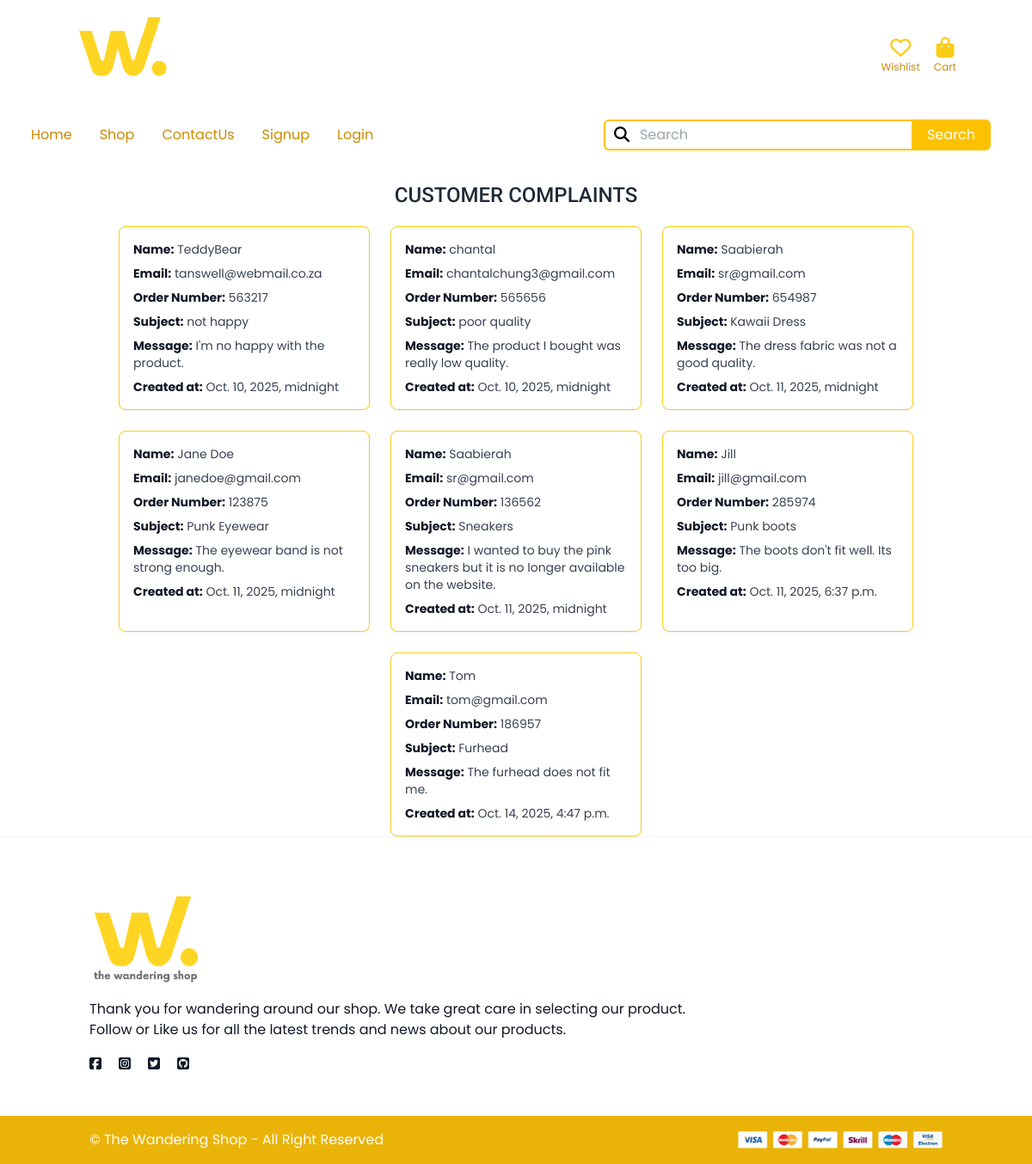
The page /dashboard/customer-complaints/ on the database its author committed.
### complaint/models.py (models this page shows, shortened)
class Complaint(models.Model):
    name = models.CharField(max_length=100)
    email = models.EmailField()
    order_number = models.CharField(max_length=6)
    subject = models.CharField(max_length=200)
    message = models.TextField()
    created_at = models.DateTimeField(auto_now_add=True)

### dashboard/views.py (the view)
# urls.py: path('customer-complaints/', views.customer_complaints, name='customer-complaints'),
def customer_complaints(request):
    complaints = Complaint.objects.all()
    return render(request, 'dashboard/customer-complaints.html', {'complaints': complaints})

### dashboard/templates/dashboard/customer-complaints.html (shortened to what this page needs)
{% extends 'core/base.html' %}
{% block content %}
<div class="my-5 flex justify-center items-center">
    <h1 class="text-2xl font-medium text-gray-800 uppercase">Customer Complaints</h1>
</div>
<div class="flex justify-center items-stretch flex-wrap gap-6 px-4">
    {% for complaint in complaints %}
        <div class="w-full sm:w-1/2 md:w-1/3 lg:w-1/4 p-0">
            <div class="bg-white border border-yellow-400 rounded-lg shadow-sm p-4 h-full flex flex-col">
                <ul class="space-y-2 text-sm text-gray-700 flex-grow">
                    <li><strong class="text-gray-900">Name:</strong> {{ complaint.name }}</li>
                    <li><strong class="text-gray-900">Email:</strong> {{ complaint.email }}</li>
                    <li><strong class="text-gray-900">Order Number:</strong> {{ complaint.order_number }}</li>
                    <li><strong class="text-gray-900">Subject:</strong> {{ complaint.subject }}</li>
                    <li><strong class="text-gray-900">Message:</strong> {{ complaint.message }}</li>
                    <li><strong class="text-gray-900">Created at:</strong> {{ complaint.created_at }}</li>
                </ul>
            </div>
        </div>
    {% endfor %}
</div>
{% endblock %}

### rows shown on the page
Complaint: name "TeddyBear", email "tanswell@webmail.co.za", order_number "563217", subject "not happy", message "I'm no happy with the product.", created_at "Oct. 10, 2025, midnight"
Complaint: name "chantal", email "chantalchung3@gmail.com", order_number "565656", subject "poor quality", message "The product I bought was really low quality.", created_at "Oct. 10, 2025, midnight"
Complaint: name "Saabierah", email "sr@gmail.com", order_number "654987", subject "Kawaii Dress", message "The dress fabric was not a good quality.", created_at "Oct. 11, 2025, midnight"
Complaint: name "Jane Doe", email "janedoe@gmail.com", order_number "123875", subject "Punk Eyewear", message "The eyewear band is not strong enough.", created_at "Oct. 11, 2025, midnight"
Complaint: name "Saabierah", email "sr@gmail.com", order_number "136562", subject "Sneakers", message "I wanted to buy the pink sneakers but it is no longer available on the website.", created_at "Oct. 11, 2025, midnight"
Complaint: name "Jill", email "jill@gmail.com", order_number "285974", subject "Punk boots", message "The boots don't fit well. Its too big.", created_at "Oct. 11, 2025, 6:37 p.m."
Complaint: name "Tom", email "tom@gmail.com", order_number "186957", subject "Furhead", message "The furhead does not fit me.", created_at "Oct. 14, 2025, 4:47 p.m."
